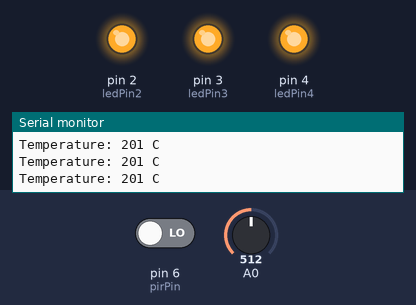
Recording of a sketch running on a simulated Arduino Uno, built with avr-gcc and run on an emulated ATmega328P. On the bench: output pins drawn as LEDs (lit = HIGH), the last lines printed to the serial monitor. The inputs (shaded band) are chosen by the test bench; at power-on: A0 = 512, pin 6 (pirPin) LOW.

Above: at 1.3 s.
1.4 s: A0 set to 237
4.0 s: A0 set to 213
At 4.8 s:
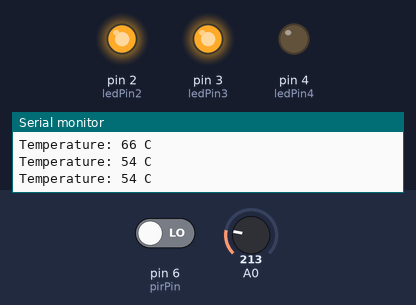
5.5 s: A0 set to 122
At 7.6 s:
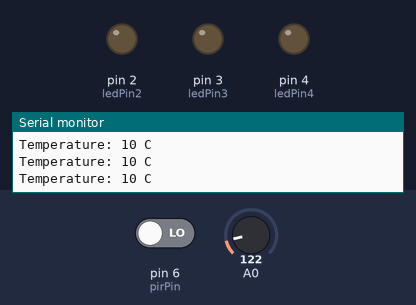
11.5 s: A0 set to 167
14.0 s: A0 set to 199
At 15.1 s:
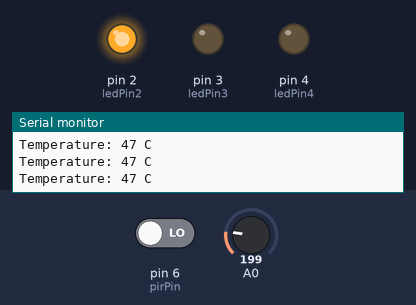
Timing chart, 0 to 17.0 s (numbered marks = the images above; inputs shaded):
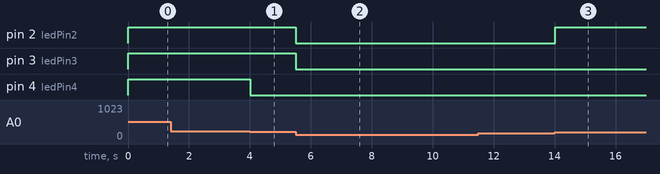

The sketch:

more_interupts_distinction.ino
```cpp
// Declaring volatile boolean variables to keep track of states that may change within an interrupt service routine
volatile bool state = false;
volatile bool PIRstate = false;

// Declaring a variable for storing the timer1 compare match value
int timer1_compare_match;

// Defining an interrupt service routine for TIMER1 compare match
ISR(TIMER1_COMPA_vect) {
  // Empty ISR function
}

// Defining pin numbers for the PIR sensor and LED pins
const int pirPin = 6;
const int ledPin2 = 2;
const int ledPin3 = 3;
const int ledPin4 = 4;

// Setting motion detection threshold and check delay
const int motionThreshold = 1;
const int motionCheckDelay = 500;

// Variables for temperature measurement and baseline temperature
int celsius = 0;
int baselineTemp = 40;

// Variables for timing control
unsigned long previousMillis = 0;
const long interval = 2000;

void setup() {
  // Configuring the temperature sensor and PIR sensor pins as input
  pinMode(A0, INPUT);
  pinMode(pirPin, INPUT);
  // Initialize serial communication
  Serial.begin(9600);

  // Configuring LED pins as output
  pinMode(ledPin2, OUTPUT);
  pinMode(ledPin3, OUTPUT);
  pinMode(ledPin4, OUTPUT);

  // Disabling interrupts during timer setup
  noInterrupts();
  // Clearing timer1 control registers
  TCCR1A = 0;
  TCCR1B = 0;
  // Setting the timer1 compare match value
  timer1_compare_match = 31249;
  // Initializing timer1 counter
  TCNT1 = timer1_compare_match;
  // Setting prescaler to 256
  TCCR1B |= (1 << CS12);
  // Enabling timer1 compare match interrupt
  TIMSK1 = (1 << OCIE1A);
  // Re-enabling interrupts
  interrupts();
}

void loop() {
  // Getting the current time in milliseconds
  unsigned long currentMillis = millis();

  // Reading the temperature sensor, convert it to Celsius, and print it
  celsius = map(((analogRead(A0) - 20) * 3.04), 0, 1023, -40, 125);
  Serial.print("Temperature: ");
  Serial.print(celsius);
  Serial.println(" C");

  // Controling the LEDs based on the current temperature
  controlLEDs();

  // Checking for motion using the PIR sensor
  checkMotion();

  // Toggling an LED every 'interval' milliseconds
  if (currentMillis - previousMillis >= interval) {
    previousMillis = currentMillis;
    toggleLED();
  }
}

void controlLEDs() {
  // Initially turn all LEDs off
  digitalWrite(ledPin2, LOW);
  digitalWrite(ledPin3, LOW);
  digitalWrite(ledPin4, LOW);

  // Turning on LEDs based on the temperature range
  if (celsius >= baselineTemp && celsius < baselineTemp + 10) {
    digitalWrite(ledPin2, HIGH);
  } else if (celsius >= baselineTemp + 10 && celsius < baselineTemp + 20) {
    digitalWrite(ledPin2, HIGH);
    digitalWrite(ledPin3, HIGH);
  } else if (celsius >= baselineTemp + 20) {
    digitalWrite(ledPin2, HIGH);
    digitalWrite(ledPin3, HIGH);
    digitalWrite(ledPin4, HIGH);
  }
}

void checkMotion() {
  // Reading the state of the PIR sensor
  int currentPirState = digitalRead(pirPin);
  // Waiting for a specified delay to check motion persistence
  delay(motionCheckDelay);
  // Re-checking the PIR sensor state
  int recheckPirState = digitalRead(pirPin);

  // If motion is detected in both checks, print a message
  if (currentPirState == HIGH && recheckPirState == HIGH) {
    Serial.println("Motion detected!");
  }
}

void toggleLED() {
  // Toggling the state of the fourth LED
  digitalWrite(ledPin4, !digitalRead(ledPin4));
}
```

Measured:
- the behaviour switches between 224 and 223 on A0 (found by bisection; images 0 and 1)
- the behaviour switches between 183 and 184 on A0 (found by bisection; images 2 and 3)
- after the input at 4.0 s, pin 4 (ledPin4): HIGH → LOW at once
- after the input at 5.5 s, pin 2 (ledPin2), pin 3 (ledPin3): HIGH → LOW at once
- after the input at 14.0 s, pin 2 (ledPin2): LOW → HIGH at once
